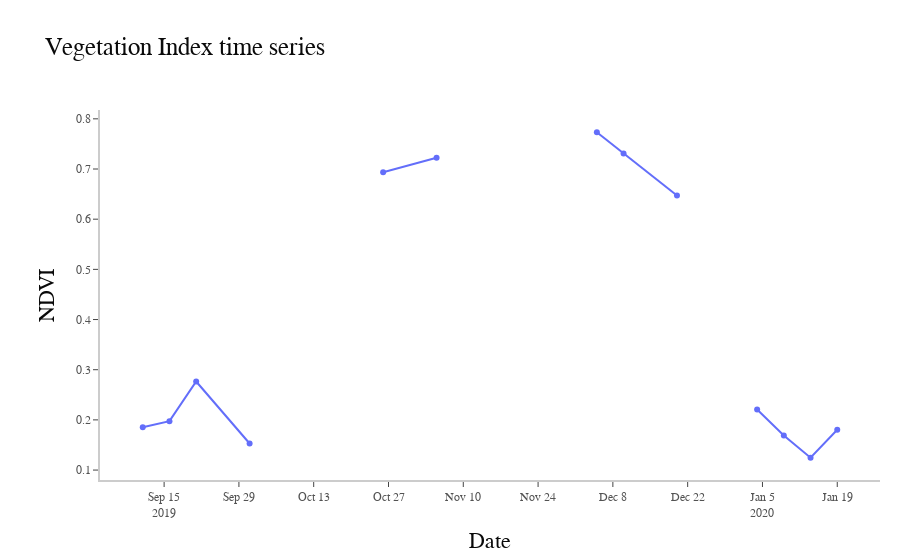

The code cell stored with this chart in its notebook:
### Code cell
### adding the ndvi layer
sentinel2.add_vi_layer("ndvi")

### Showing the ndvi time series
gee_plots.plot_vi_time_series(sentinel2, 'ndvi')

### Figure 1 — Plotly figure (JSON) as saved in the notebook; plotly's stock layout.template omitted (floating-point values rounded to 4 significant figures)
{"data": [{"type": "scatter", "x": ["2019-09-11", "2019-09-16", "2019-09-21", "2019-10-01", "2019-10-21", "2019-10-26", "2019-11-05", "2019-11-30", "2019-12-05", "2019-12-10", "2019-12-20", "2019-12-25", "2020-01-04", "2020-01-09", "2020-01-14", "2020-01-19"], "y": [0.1853, 0.1975, 0.2765, 0.153, null, 0.6935, 0.7226, null, 0.7732, 0.7311, 0.647, null, 0.2206, 0.1688, 0.1245, 0.1803]}], "layout": {"autosize": true, "font": {"color": "rgb(10, 10, 10)", "family": "Arial", "size": 18}, "margin": {"autoexpand": false, "l": 100, "r": 20, "t": 110}, "plot_bgcolor": "white", "showlegend": true, "title": {"text": "Vegetation Index time series"}, "xaxis": {"linecolor": "rgb(204, 204, 204)", "linewidth": 2, "tickfont": {"color": "rgb(82, 82, 82)", "family": "Arial", "size": 12}, "ticks": "outside", "title": {"text": "Date"}}, "yaxis": {"linecolor": "rgb(204, 204, 204)", "linewidth": 2, "tickfont": {"color": "rgb(82, 82, 82)", "family": "Arial", "size": 12}, "ticks": "outside", "title": {"text": "NDVI"}}}}
